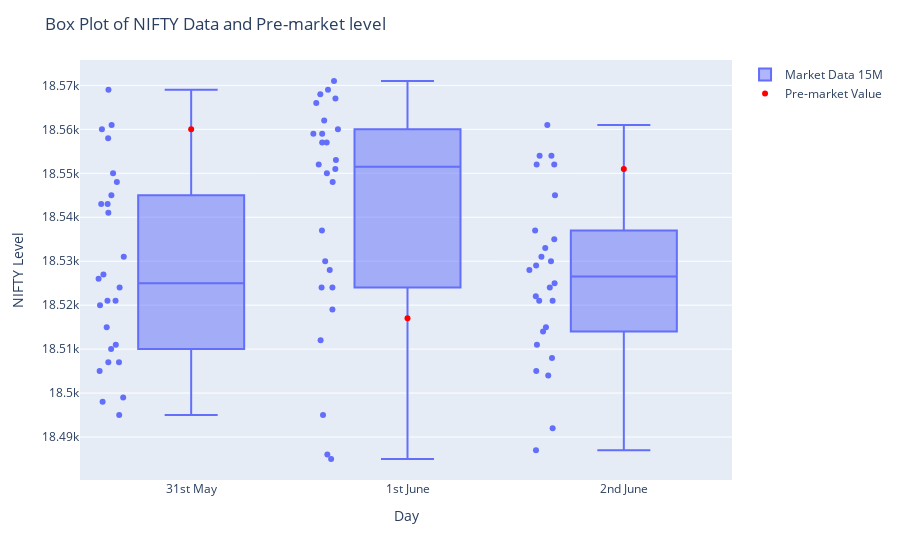

The notebook cell saved with this chart:
### Markdown cell above
Building a Box Plot

### Code cell
import plotly.express as px
import pandas as pd

# Example time series data for our three days on 15 min candle
mkt_data = pd.read_excel('marketdata.xlsx')

day1_data = mkt_data[20230531]  # Use column name instead of index
day2_data = mkt_data[20230601]
day3_data = mkt_data[20230602]

custom_points = {'Day': ['31st May', '1st June', '2nd June'],
                 'Pre-market NIFTY Level': [18560, 18517, 18551]}

# Combine the data into a single dataframe
data = pd.DataFrame({'31st May': day1_data, '1st June': day2_data, '2nd June': day3_data})
custom_data = pd.DataFrame(custom_points)

# Convert the dataframe into "long" format
data_long = pd.melt(data, var_name='Day', value_name='NIFTY Level')

# Generate the advanced box plot using plotly
fig = px.box(data_long, x='Day', y='NIFTY Level', points='all')

# Add custom points using scatter trace
# fig.add_trace(px.scatter(custom_data, x='Day', y='Value',color_discrete_sequence=['red'], size_max=10000 ).data[0])
scatter =px.scatter(custom_data, x='Day', y='Pre-market NIFTY Level',color_discrete_sequence=['red'], size_max=10000 ).data[0]
scatter.name = 'Pre-market Value'
fig.add_trace(scatter)

# fig.update_traces(color='red')
fig['data'][0]['showlegend']=True
fig['data'][0]['name'] = 'Market Data 15M'
fig['data'][1]['showlegend']=True
fig['data'][1]['name'] = 'Pre-market Value'

# print(fig['data'])
# Set the plot title and axes labels
fig.update_layout(title='Box Plot of NIFTY Data and Pre-market level',
                  xaxis_title='Day',
                  yaxis_title='NIFTY Level')

# Display the plot
fig.show()

### Figure 1 — Plotly figure (JSON) as saved in the notebook; plotly's stock layout.template omitted (floating-point values rounded to 4 significant figures)
{"data": [{"alignmentgroup": "True", "boxpoints": "all", "hovertemplate": "Day=%{x}<br>NIFTY Level=%{y}<extra></extra>", "legendgroup": "", "marker": {"color": "#636efa"}, "name": "Market Data 15M", "notched": false, "offsetgroup": "", "orientation": "v", "showlegend": true, "type": "box", "x": ["31st May", "31st May", "31st May", "31st May", "31st May", "31st May", "31st May", "31st May", "31st May", "31st May", "31st May", "31st May", "31st May", "31st May", "31st May", "31st May", "31st May", "31st May", "31st May", "31st May", "31st May", "31st May", "31st May", "31st May", "31st May", "31st May", "1st June", "1st June", "1st June", "1st June", "1st June", "1st June", "1st June", "1st June", "1st June", "1st June", "1st June", "1st June", "1st June", "1st June", "1st June", "1st June", "1st June", "1st June", "1st June", "1st June", "1st June", "1st June", "1st June", "1st June", "1st June", "1st June", "2nd June", "2nd June", "2nd June", "2nd June", "2nd June", "2nd June", "2nd June", "2nd June", "2nd June", "2nd June", "2nd June", "2nd June", "2nd June", "2nd June", "2nd June", "2nd June", "2nd June", "2nd June", "2nd June", "2nd June", "2nd June", "2nd June", "2nd June", "2nd June", "2nd June", "2nd June"], "x0": " ", "xaxis": "x", "y": [18560, 18561, 18558, 18569, 18545, 18541, 18548, 18550, 18543, 18521, 18505, 18499, 18498, 18511, 18507, 18495, 18507, 18515, 18520, 18510, 18531, 18527, 18543, 18526, 18521, 18524, 18519, 18566, 18571, 18559, 18562, 18568, 18567, 18569, 18557, 18559, 18557, 18537, 18553, 18552, 18548, 18551, 18560, 18550, 18528, 18524, 18530, 18512, 18524, 18495, 18486, 18485, 18552, 18552, 18504, 18492, 18487, 18505, 18508, 18515, 18511, 18522, 18533, 18528, 18521, 18529, 18535, 18545, 18554, 18561, 18554, 18531, 18521, 18514, 18530, 18537, 18525, 18524], "y0": " ", "yaxis": "y"}, {"hovertemplate": "Day=%{x}<br>Pre-market NIFTY Level=%{y}<extra></extra>", "legendgroup": "", "marker": {"color": "red", "symbol": "circle"}, "mode": "markers", "name": "Pre-market Value", "orientation": "v", "showlegend": true, "type": "scatter", "x": ["31st May", "1st June", "2nd June"], "xaxis": "x", "y": [18560, 18517, 18551], "yaxis": "y"}], "layout": {"boxmode": "group", "legend": {"tracegroupgap": 0}, "margin": {"t": 60}, "title": {"text": "Box Plot of NIFTY Data and Pre-market level"}, "xaxis": {"anchor": "y", "domain": [0, 1], "title": {"text": "Day"}}, "yaxis": {"anchor": "x", "domain": [0, 1], "title": {"text": "NIFTY Level"}}}}
